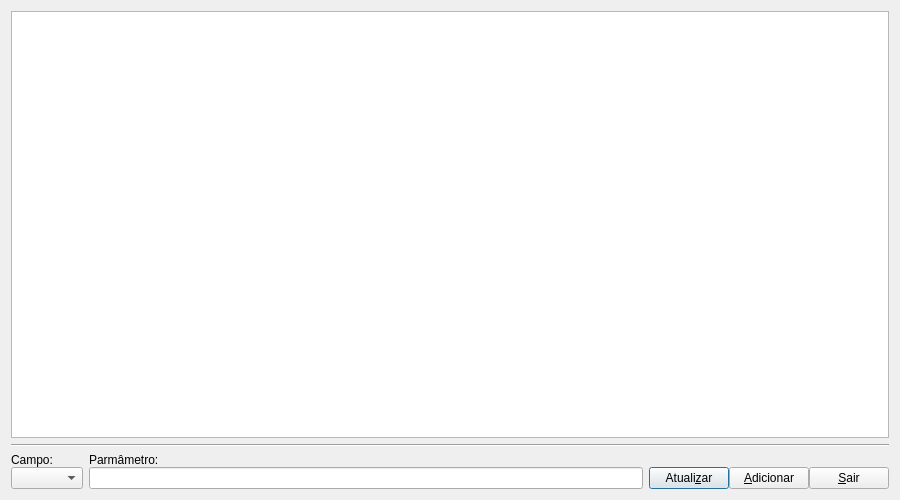
<?xml version="1.0" encoding="UTF-8"?>
<ui version="4.0">
 <class>lixoes</class>
 <widget class="QDialog" name="lixoes">
  <property name="geometry">
   <rect>
    <x>0</x>
    <y>0</y>
    <width>900</width>
    <height>500</height>
   </rect>
  </property>
  <property name="windowTitle">
   <string>Lixões</string>
  </property>
  <property name="windowIcon">
   <iconset resource="resources.qrc">
    <normaloff>:/icons/diagnostico.png</normaloff>:/icons/diagnostico.png</iconset>
  </property>
  <layout class="QVBoxLayout" name="verticalLayout_5">
   <item>
    <layout class="QVBoxLayout" name="verticalLayout">
     <item>
      <widget class="QTableView" name="tvConsulta">
       <property name="editTriggers">
        <set>QAbstractItemView::NoEditTriggers</set>
       </property>
       <property name="alternatingRowColors">
        <bool>true</bool>
       </property>
       <property name="selectionMode">
        <enum>QAbstractItemView::SingleSelection</enum>
       </property>
       <property name="selectionBehavior">
        <enum>QAbstractItemView::SelectRows</enum>
       </property>
       <property name="sortingEnabled">
        <bool>true</bool>
       </property>
       <attribute name="verticalHeaderVisible">
        <bool>false</bool>
       </attribute>
      </widget>
     </item>
    </layout>
   </item>
   <item>
    <widget class="Line" name="line_2">
     <property name="orientation">
      <enum>Qt::Horizontal</enum>
     </property>
    </widget>
   </item>
   <item>
    <layout class="QHBoxLayout" name="horizontalLayout_2">
     <item>
      <layout class="QVBoxLayout" name="verticalLayout_2">
       <property name="spacing">
        <number>0</number>
       </property>
       <item>
        <widget class="QLabel" name="lblCampo">
         <property name="text">
          <string>Campo:</string>
         </property>
        </widget>
       </item>
       <item>
        <widget class="QComboBox" name="cbCampo"/>
       </item>
      </layout>
     </item>
     <item>
      <layout class="QVBoxLayout" name="verticalLayout_3">
       <property name="spacing">
        <number>0</number>
       </property>
       <item>
        <widget class="QLabel" name="lblParametro">
         <property name="text">
          <string>Parmâmetro:</string>
         </property>
        </widget>
       </item>
       <item>
        <widget class="QLineEdit" name="leParametro"/>
       </item>
      </layout>
     </item>
     <item>
      <layout class="QVBoxLayout" name="verticalLayout_4">
       <property name="spacing">
        <number>0</number>
       </property>
       <item>
        <widget class="QLabel" name="label">
         <property name="text">
          <string/>
         </property>
        </widget>
       </item>
       <item>
        <layout class="QHBoxLayout" name="horizontalLayout">
         <item>
          <widget class="QPushButton" name="pbAtualizar">
           <property name="text">
            <string>Atuali&amp;zar</string>
           </property>
           <property name="icon">
            <iconset resource="resources.qrc">
             <normaloff>:/icons/atualizar.png</normaloff>:/icons/atualizar.png</iconset>
           </property>
          </widget>
         </item>
         <item>
          <widget class="QPushButton" name="pbAdicionar">
           <property name="text">
            <string>&amp;Adicionar</string>
           </property>
           <property name="icon">
            <iconset resource="resources.qrc">
             <normaloff>:/icons/adicionar.png</normaloff>:/icons/adicionar.png</iconset>
           </property>
          </widget>
         </item>
         <item>
          <widget class="QPushButton" name="pbSair">
           <property name="text">
            <string>&amp;Sair</string>
           </property>
           <property name="icon">
            <iconset resource="resources.qrc">
             <normaloff>:/icons/fechar.png</normaloff>:/icons/fechar.png</iconset>
           </property>
          </widget>
         </item>
        </layout>
       </item>
      </layout>
     </item>
    </layout>
   </item>
  </layout>
 </widget>
 <resources>
  <include location="resources.qrc"/>
 </resources>
 <connections/>
</ui>
